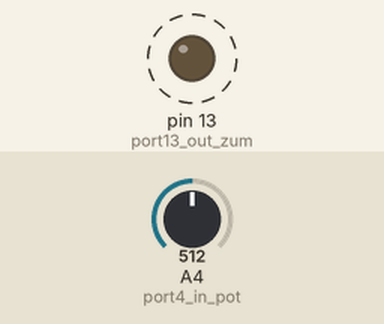
Recording of a sketch running on a simulated Arduino Uno, built with avr-gcc and run on an emulated ATmega328P. On the bench: output pins drawn as LEDs (lit = HIGH). Dashed ring = blinking. The test bench sets the inputs (shaded band); at power-on: A4 (port4_in_pot) = 512. What the sketch prints to the serial monitor is not drawn.

Above: at 1.5 s.
1.6 s: A4 (port4_in_pot) set to 0
At 2.06 s:
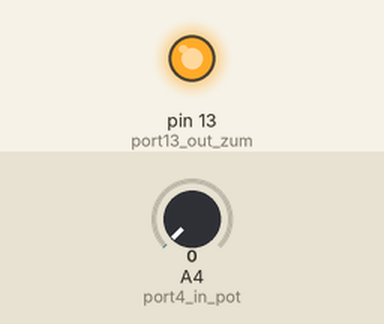
At 2.6 s:
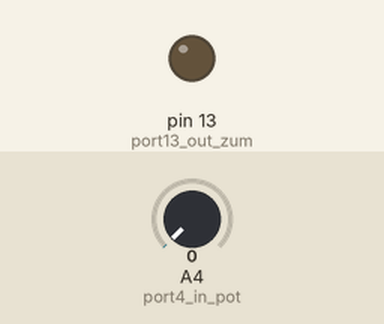
3.5 s: A4 (port4_in_pot) set to 122
At 4.7 s:
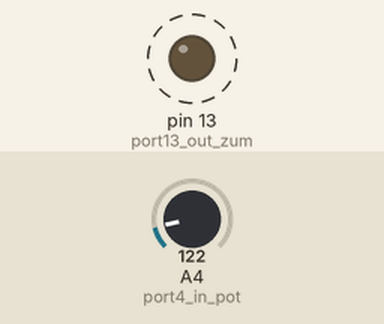
Timing chart, 0 to 13.0 s (numbered marks = the images above; inputs shaded):
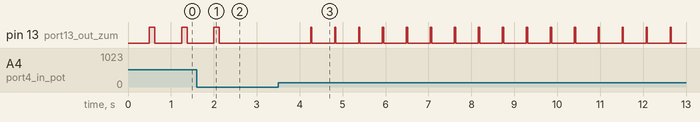

Measured:
- after the input at 1.6 s, pin 13 (port13_out_zum): goes on until 2.1 s, then stays LOW
- after the input at 3.5 s, pin 13 (port13_out_zum): alternates HIGH for 0.03 s and LOW for 0.53 s, starting after 0.75 s
- by itself, pin 13 (port13_out_zum): alternates HIGH for 0.13 s and LOW for 0.63 s

The sketch:

12_potenciometro.ino
```cpp
#define port13_out_zum 13
#define port4_in_pot 4

int valorpot = 0;
int valorled = 0;

void setup() {

  Serial.begin(115200);
  pinMode(port13_out_zum, OUTPUT);
  pinMode(port4_in_pot, INPUT);
}

void loop() {

  // rango lectura 0 - 4096 a rango 0 - 255

  valorpot = analogRead(port4_in_pot);
  delay(500);
  valorled = map(valorpot, 0, 4095, 0, 1000);
  Serial.print(valorpot);
  Serial.print(" , ");
  Serial.print(valorled);
  Serial.print(";;");
  digitalWrite(port13_out_zum, HIGH);
  delay(valorled);
  digitalWrite(port13_out_zum, LOW);
  delay(valorled);
}
```
